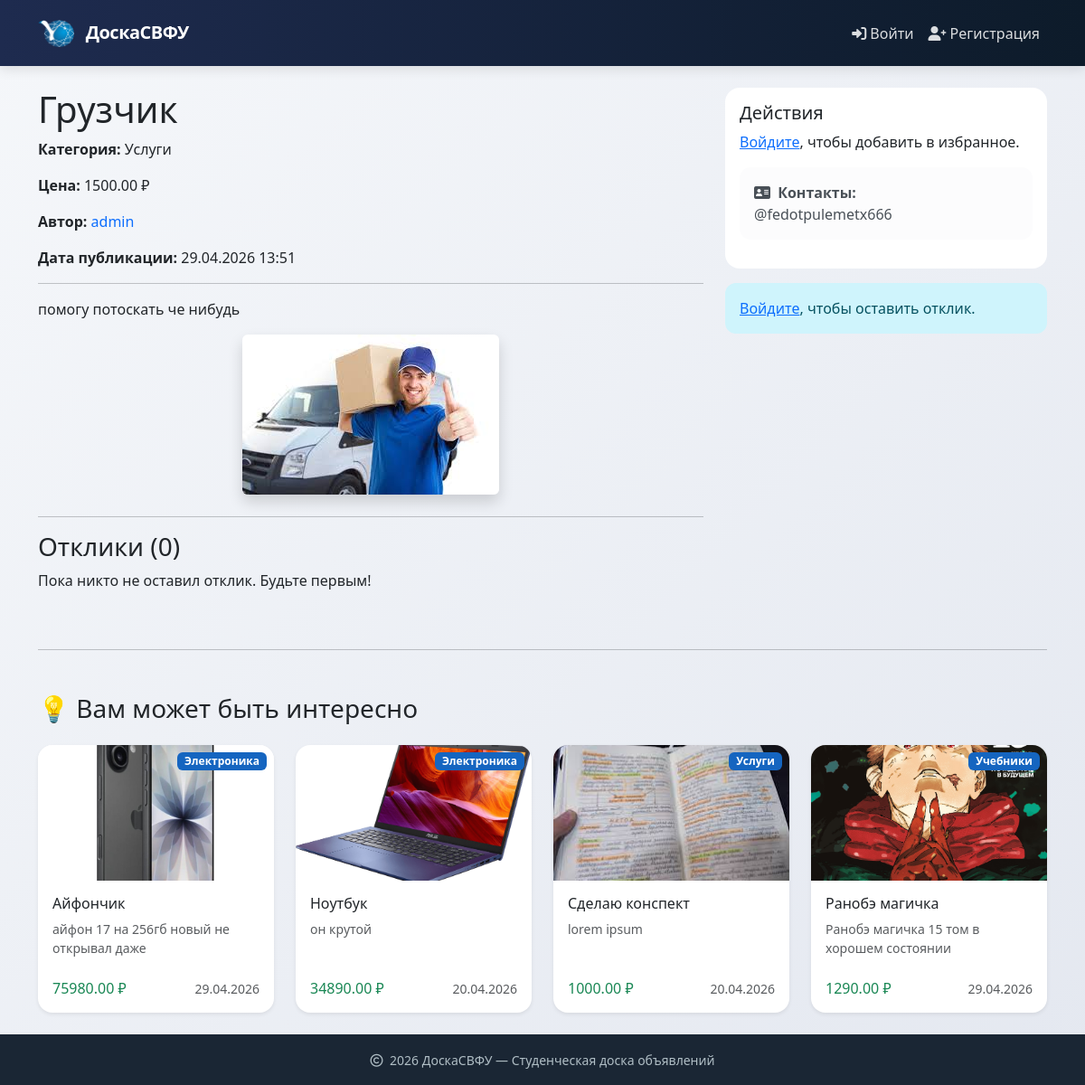
/ad/6/, run on the app's committed database.
### ads/models.py (models this page shows, shortened)
class Ad(models.Model):
    title = models.CharField(max_length=200, verbose_name="Название")
    description = models.TextField(verbose_name="Описание")
    price = models.DecimalField(max_digits=10, decimal_places=2, verbose_name="Цена")
    image = models.ImageField(upload_to='ads/', blank=True, null=True, verbose_name="Фотография")
    category = models.ForeignKey(Category, on_delete=models.CASCADE, related_name='ads', verbose_name="Категория")
    author = models.ForeignKey(User, on_delete=models.CASCADE, related_name='ads', verbose_name="Продавец")
    created_at = models.DateTimeField(auto_now_add=True, verbose_name="Создано в")
    is_active = models.BooleanField(default=True, verbose_name="Активно")
    contact_info = models.CharField(max_length=200, blank=True, verbose_name="Контакты для связи", help_text="Телефон, Telegram, email")
    class Meta:
        verbose_name = "Ad"
        verbose_name_plural = "Ads"
        ordering = ['-created_at']

class Category(models.Model):
    name = models.CharField(max_length=100, unique=True, verbose_name="Name")
    class Meta:
        verbose_name = "Категория"
        verbose_name_plural = "Категории"

### ads/views.py (the view, shortened to what this page needs)
# urls.py: path('ad/<int:pk>/', views.AdDetailView.as_view(), name='ad_detail'),
class AdDetailView(FormMixin, DetailView):
    model = Ad
    template_name = 'ads/ad_detail.html'
    context_object_name = 'ad'
    form_class = ResponseForm
    def get_context_data(self, **kwargs):
        context = super().get_context_data(**kwargs)
        ad = self.get_object()
        context['recommended_ads'] = Ad.objects.filter(is_active=True).exclude(pk=ad.pk).order_by('?')[:4]
        return context

### templates/ads/ad_detail.html (shortened to what this page needs)
{% extends "base.html" %}
{% block content %}
<div class="row">
    <div class="col-md-8">
        <h1>{{ ad.title }}</h1>
        <p><strong>Категория:</strong> {{ ad.category.name }}</p>
        <p><strong>Цена:</strong> {{ ad.price }} ₽</p>
        <p><strong>Автор:</strong> <a href="{% url 'ads:user_profile' ad.author.username %}" class="text-decoration-none">{{ ad.author.username }}</a></p>
        <p><strong>Дата публикации:</strong> {{ ad.created_at|date:"d.m.Y H:i" }}</p>
        <hr>
        <p>{{ ad.description|linebreaks }}</p>
        {% if ad.image %}
        <div class="text-center mb-4">
            <img src="{{ ad.image.url }}" class="img-fluid rounded shadow" alt="{{ ad.title }}" style="max-height: 500px;">
        </div>
        {% endif %}
        <hr>
        <h3>Отклики ({{ ad.responses.count }})</h3>
        {% for resp in ad.responses.all %}
        <div class="card mb-2">
            <div class="card-body">
                <strong>{{ resp.user.username }}</strong>
                <small class="text-muted">{{ resp.created_at|date:"d.m.Y H:i" }}</small>
                <p class="mt-2">{{ resp.text }}</p>
                {% if resp.is_accepted %}
                <span class="badge bg-success">Принят</span>
                {% endif %}
                {% if resp.reply %}
                <div class="mt-2 p-2 bg-light rounded">
                    <i class="fas fa-reply me-1"></i> <strong>Ответ автора:</strong> {{ resp.reply }}
                </div>
                {% endif %}
            </div>
        </div>
        {% empty %}
        <p>Пока никто не оставил отклик. Будьте первым!</p>
        {% endfor %}
    </div>
    <div class="col-md-4">
        <div class="card mb-3">
            <div class="card-body">
                <h5 class="card-title">Действия</h5>
                {% if user.is_authenticated %}
                <button id="favorite-btn" class="btn btn-outline-danger" data-ad-id="{{ ad.pk }}">
                    {% if user in ad.favorited_by.all %}
                    ★ В избранном
                    {% else %}
                    ☆ Добавить в избранное
                    {% endif %}
                </button>
                {% else %}
                <p><a href="{% url 'login' %}">Войдите</a>, чтобы добавить в избранное.</p>
                {% endif %}
                {% if ad.contact_info %}
                <div class="alert alert-light mt-3">
                    <i class="fas fa-address-card me-1"></i> <strong>Контакты:</strong><br>
                    {{ ad.contact_info }}
                </div>
                {% endif %}
            </div>
        </div>
        {% if user.is_authenticated %}
        <div class="card">
            <div class="card-body">
                <h5 class="mb-3">💬 Оставить отклик</h5>
                <form method="post">
                    {% csrf_token %}
                    <div class="mb-3">
                        <label for="{{ form.text.id_for_label }}" class="form-label fw-semibold">
                            {{ form.text.label }}
                        </label>
                        <textarea name="{{ form.text.name }}"
                                  id="{{ form.text.id_for_label }}"
                                  class="form-control {% if form.text.errors %}is-invalid{% endif %}"
                                  rows="3"
                                  placeholder="Напишите ваш вопрос или предложение...">{{ form.text.value|default:'' }}</textarea>
                        {% if form.text.errors %}
                        <div class="invalid-feedback">
                            {{ form.text.errors|join:", " }}
                        </div>
                        {% endif %}
                    </div>
                    <button type="submit" class="btn btn-success w-100">
                        <i class="fas fa-paper-plane me-1"></i>Отправить
                    </button>
                </form>
            </div>
        </div>
        {% else %}
        <div class="alert alert-info">
            <a href="{% url 'login' %}">Войдите</a>, чтобы оставить отклик.
        </div>
        {% endif %}
    </div>
</div>
{% if recommended_ads %}
<hr class="my-5">
<h3 class="mb-4">💡 Вам может быть интересно</h3>
<div class="row g-4">
    {% for rec in recommended_ads %}
    <div class="col-lg-3 col-md-6">
        <div class="card h-100 shadow-sm border-0 hover-shadow">
            <div class="position-relative">
                {% if rec.image %}
                <img src="{{ rec.image.url }}" class="card-img-top" alt="{{ rec.title }}"
                     style="height: 150px; object-fit: cover; border-top-left-radius: 0.5rem; border-top-right-radius: 0.5rem;">
                {% else %}
                <div class="bg-light d-flex align-items-center justify-content-center"
                     style="height: 150px; border-top-left-radius: 0.5rem; border-top-right-radius: 0.5rem;">
                    <span class="text-muted">📷 Нет фото</span>
                </div>
                {% endif %}
                <span class="badge bg-primary position-absolute top-0 end-0 m-2 px-2 py-1">
                    {{ rec.category.name }}
                </span>
            </div>
            <div class="card-body d-flex flex-column">
                <h6 class="card-title">
                    <a href="{% url 'ads:ad_detail' rec.pk %}" class="text-decoration-none text-dark">
                        {{ rec.title }}
                    </a>
                </h6>
                <p class="card-text text-muted small flex-grow-1">{{ rec.description|truncatechars:60 }}</p>
                <div class="d-flex justify-content-between align-items-center mt-2">
                    <span class="h6 mb-0 text-success">{{ rec.price }} ₽</span>
                    <small class="text-muted">{{ rec.created_at|date:"d.m.Y" }}</small>
                </div>
            </div>
        </div>
    </div>
    {% endfor %}
</div>
{% endif %}
{% endblock %}

### templates/base.html (style rules this page uses)
body { display: flex; flex-direction: column; min-height: 100vh; background: linear-gradient(135deg, #f5f7fa 0%, #e4e8f0 100%); font-family: 'Segoe UI', system-ui, sans-serif; }
.card { border: none; border-radius: 16px; overflow: hidden; transition: transform 0.2s, box-shadow 0.2s; }
.alert { border-radius: 12px; border: none; }
.badge.bg-primary { background-color: #1565c0 !important; }

### data on the page
Ad: title "Грузчик", category.name "Услуги", price "1500.00", author.username "admin", created_at "29.04.2026 13:51", description "помогу потоскать че нибудь", image (picture), responses.count "0", contact_info "@fedotpulemetx666"
Ad: image (picture), category.name "Электроника", title "Айфончик", description "айфон 17 на 256гб новый не открывал даже", price "75980.00", created_at "29.04.2026"
Ad: image (picture), category.name "Электроника", title "Ноутбук", description "он крутой", price "34890.00", created_at "20.04.2026"
Ad: image (picture), category.name "Услуги", title "Сделаю конспект", description "lorem ipsum", price "1000.00", created_at "20.04.2026"
Ad: image (picture), category.name "Учебники", title "Ранобэ магичка", description "Ранобэ магичка 15 том в хорошем состоянии", price "1290.00", created_at "29.04.2026"
